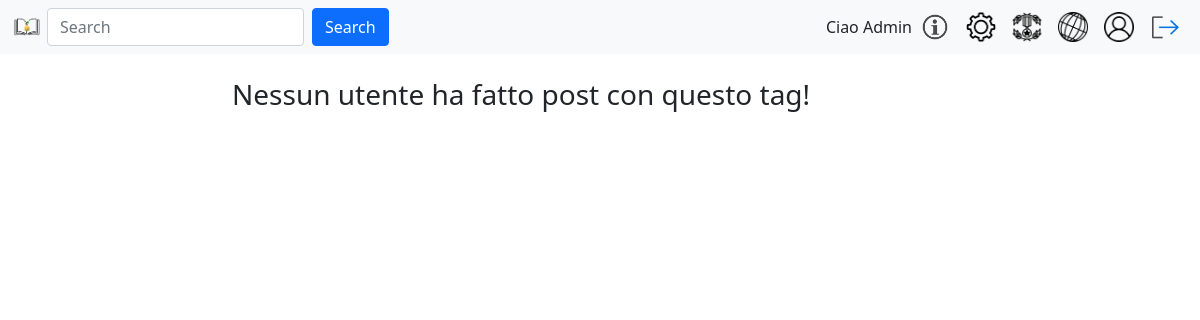
/searchingTag.php?tag=Camilleri (signed in), run on an earlier commit of the app's database.
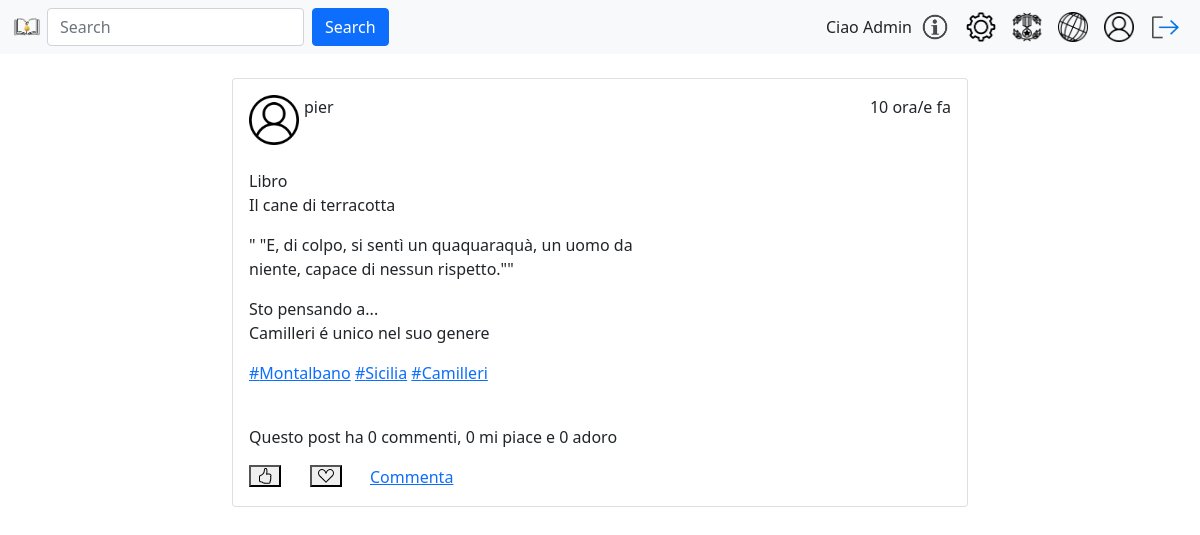
And on a later commit of the database.
### tables this page shows
CREATE TABLE `post` (
  `utenteId` int NOT NULL,
  `dataOra` datetime NOT NULL,
  `citazioneTestuale` varchar(1023) DEFAULT NULL,
  `fotoCitazione` varchar(127) DEFAULT NULL,
  `riflessione` varchar(2047) NOT NULL,
  `counterMiPiace` int NOT NULL,
  `counterAdoro` int NOT NULL,
  `libroId` int NOT NULL,
  PRIMARY KEY (`utenteId`,`dataOra`),
  UNIQUE KEY `ID_POST_IND` (`utenteId`,`dataOra`),
  KEY `REF_POST_LIBRO_IND` (`libroId`)
);

CREATE TABLE `utente` (
  `id` int NOT NULL AUTO_INCREMENT,
  `username` varchar(80) NOT NULL,
  `email` varchar(80) NOT NULL,
  `pwd` varchar(120) NOT NULL,
  `immagineProfilo` varchar(255) DEFAULT NULL,
  `isAdmin` int NOT NULL DEFAULT '0',
  `descrizione` varchar(150) DEFAULT NULL,
  `stato` int NOT NULL DEFAULT '0',
  PRIMARY KEY (`id`)
);

CREATE TABLE `libro` (
  `id` int NOT NULL AUTO_INCREMENT,
  `titolo` varchar(255) NOT NULL,
  PRIMARY KEY (`id`),
  UNIQUE KEY `ID_LIBRO_IND` (`id`)
);

### include/model/selectors.php (called while the page is built, shortened)
<?php
function getIdTagByString($stringTag){
    global $conn;
    $sql = "SELECT id from tags where testo = ?;";
    $stmt = $conn->prepare($sql);
    $stmt->bind_param("s", $stringTag);
    $stmt->execute();
    $result = $stmt->get_result();
    if ($result->num_rows > 0) {
        return $result->fetch_assoc()["id"];
    } else {
        return -1;
    }
}
function getPostByTag($tag) {
    global $conn;
    $sql = "SELECT utenteIdPost, dataOraPost FROM tagperpost WHERE tagId = ? ORDER BY dataOraPost DESC;";
    $stmt = $conn->prepare($sql);
    $stmt->bind_param("i", $tag);
    $stmt->execute();
    $result = $stmt->get_result();
    if ($result->num_rows > 0) {
        return $result->fetch_all(MYSQLI_ASSOC);
    } else {
        return -1;
    }
}
?>

### include/post.php (called while the page is built, shortened)
<?php
class Post {
    private $conn;
    public function __construct($conn) {
        $this->conn = $conn;
    }
    public function getSpecificPost($user_id, $time_post) {
        $query = "SELECT
                    (
                      SELECT COUNT(*)
                      FROM commenti c
                      WHERE p.utenteId = c.utenteIdPost AND p.dataOra = c.dataOraPost
                    ) AS numeroCommenti,
                    u.immagineProfilo, u.username, p.utenteId, p.dataOra, p.citazioneTestuale, p.fotoCitazione, p.riflessione, p.counterMiPiace, p.counterAdoro, l.titolo,
                    GROUP_CONCAT(t.testo) AS elencoTag
                  FROM
                    post p
                    INNER JOIN utente u ON p.utenteId = u.id
                    INNER JOIN libro l ON p.libroId = l.id
                    LEFT JOIN tagperpost tp ON p.utenteId = tp.utenteIdPost AND p.dataOra = tp.dataOraPost
                    LEFT JOIN tags t ON tp.tagId = t.id
                  WHERE
                    p.utenteId = ? AND p.dataOra = ?
                  GROUP BY
                    p.utenteId, p.dataOra
                  ORDER BY
                    p.dataOra DESC";
        $stmt = $this->conn->prepare($query);
        $stmt->bind_param("is", $user_id, $time_post);
        return $this->executeAndGetPosts($stmt);
    }
    private function executeAndGetPosts($stmt) {
        if (!$stmt->execute()) {
            return array();
        }
        $result = $stmt->get_result();
        $posts = $result->fetch_all(MYSQLI_ASSOC);
        return $posts;
    }
}
function time_elapsed_string($datetime, $full = false) {
    $now = new DateTime;
    $ago = new DateTime($datetime);
    $diff = $now->diff($ago);
    $diff->w = floor($diff->d / 7);
    $diff->d -= $diff->w * 7;
    $string = array(
        'y' => 'anno/i',
        'm' => 'mese/i',
        'w' => 'settimana/e',
        'd' => 'giorno/i',
        'h' => 'ora/e',
        'i' => 'minuto/i',
        's' => 'secondo/i',
    );
    foreach ($string as $k => &$v) {
        if ($diff->$k) {
            $v = $diff->$k . ' ' . $v;
        } else {
            unset($string[$k]);
        }
    }
    if (!$full) {
        $string = array_slice($string, 0, 1);
    }
    return count($string) > 0 ? implode(', ', $string) . ' fa' : 'ora';
}
?>

### include/login.model.php (called while the page is built, shortened)
<?php
require_once 'config.php';
function getDbImageName(string $username){
    global $conn;
    $sql = "SELECT immagineProfilo FROM utente WHERE username = ?";
    $stmt = $conn->prepare($sql);
    $stmt->bind_param("s", $username);
    $stmt->execute();
    $result = $stmt->get_result();
    return $result->fetch_assoc()['immagineProfilo'];
}
?>

### include/login.controller.php (called while the page is built, shortened)
<?php
function getUserImage(string $username){
    $defaultProfileImage = "images/users/default.png";
    $image = "images/users/" . getDbImageName($username);
    return $defaultProfileImage;
}
?>

### include/view/postPage.php (the view, shortened to what the changed rows need)
<?php
require_once("include/config.php");
function checkIfAlreadyLoved($userId, $dataOra) {
    global $conn;
    $utenteAttuale = $_SESSION['id'];
    $sql = "SELECT * FROM notifica WHERE tipo = 'V' AND utenteId = ? AND utenteIdPost = ? AND dataOraPost = ?;";
    $stmt = $conn->prepare($sql);
    $stmt->bind_param("iis",$userId, $utenteAttuale, $dataOra);
    $stmt->execute();
    $result = $stmt->get_result();
    if ($result->num_rows > 0) {
        return true;
    } else {
        return false;
    }
}
function checkIfAlreadyLiked($userId, $dataOra) {
    global $conn;
    $utenteAttuale = $_SESSION['id'];
    $sql = "SELECT * FROM notifica WHERE tipo = 'K' AND utenteId = ? AND utenteIdPost = ? AND dataOraPost = ?;";
    $stmt = $conn->prepare($sql);
    $stmt->bind_param("iis",$userId ,$utenteAttuale ,$dataOra);
    $stmt->execute();
    $result = $stmt->get_result();
    if ($result->num_rows > 0) {
        return true;
    } else {
        return false;
    }
}
?>
<section id="userPosts">
        <div class="col-md-12">
                <?php
                  if (empty($posts)) {
                      echo '<p>Nessun post disponibile in questa sezione. Puoi saperne di più nella pagina informazioni! </p>';
                  } else {
                      foreach ($posts as $post):
                ?>
                <article>
                    <div class="card">
                        <div class="card-body">
                            <div class="d-inline-flex w-100">
                              <div class="post flex-fill align-bottom">
                                  <a href="profilePage.php?id=<?= $post['utenteId']; ?>">
                                      <img class="post-img" src="<?= getUserImage($post['username']); ?>" alt="Immagine profilo" />
                                  </a>
                              </div>
                                <div class="align-bottom w-25">
                                    <p><?= $post['username']; ?></p>
                                </div>
                                <div class="flex-fill align-bottom float-left text-end">
                                    <p><?= time_elapsed_string($post['dataOra']); ?></p>
                                </div>
                            </div>
                            <div class="row">
                                <div class="col-md-7">
                                  <br/>
                                    <div class="row">
                                        <p>Libro <br/> <?= $post['titolo']; ?></p>
                                    </div>
                                    <?php if (!empty($post['citazioneTestuale'])): ?>
                                        <div class="row">
                                            <p>"<?= $post['citazioneTestuale']; ?>"</p>
                                        </div>
                                    <?php endif; ?>
                                    <div class="row">
                                        <p>Sto pensando a... <br/> <?= $post['riflessione']; ?></p>
                                    </div>
                                     <div class="row">
                                      <?php if (!empty($post['elencoTag'])): ?>
                                        <div class="row">
                                            <p>
                                                <?php
                                                $tags = explode(',', $post['elencoTag']);
                                                foreach ($tags as $tag) {
                                                  $tagUrl = 'searchingTag.php?tag=' . urlencode($tag);
                                                  echo '<a href="' . $tagUrl . '">#' . $tag . '</a> ';
                                                }
                                                ?>
                                            </p>
                                        </div>
                                    <?php endif; ?>
                                    </div>
                                </div>
                            </div>
                            <br/>
                            <div class="row">
                              <p>Questo post ha <?= $post['numeroCommenti']; ?> commenti, <span class="like-count"><?= $post['counterMiPiace']; ?></span> mi piace e <span class="love-count"><?= $post['counterAdoro']; ?></span> adoro</p>
                            </div>
                            <div class="row">
                              <?php
                                $isLikeCheck = checkIfAlreadyLiked($post['utenteId'], $post['dataOra']);
                                $okLE = $isLikeCheck ? "0" : "1";
                              ?>
                              <div class="col-md-1 col-3">
                                <button class="like-button bi-hand-thumbs-up likeButton" data-utenteID="<?= $post['utenteId']; ?>" data-dataOra="<?= $post['dataOra']; ?>">
                                    <svg xmlns="http://www.w3.org/2000/svg" width="16" height="16" fill="currentColor" class="bi bi-hand-thumbs-up emptyThumb" data-mustShow="<?= $okLE ?>" viewBox="0 0 16 16">
                                        <path d="M8.864.046C7.908-.193 7.02.53 6.956 1.466c-.072 1.051-.23 2.016-.428 2.59-.125.36-.479 1.013-1.04 1.639-.557.623-1.282 1.178-2.131 1.41C2.685 7.288 2 7.87 2 8.72v4.001c0 .845.682 1.464 1.448 1.545 1.07.114 1.564.415 2.068.723l.048.03c.272.165.578.348.97.484.397.136.861.217 1.466.217h3.5c.937 0 1.599-.477 1.934-1.064a1.86 1.86 0 0 0 .254-.912c0-.152-.023-.312-.077-.464.201-.263.38-.578.488-.901.11-.33.172-.762.004-1.149.069-.13.12-.269.159-.403.077-.27.113-.568.113-.857 0-.288-.036-.585-.113-.856a2 2 0 0 0-.138-.362 1.9 1.9 0 0 0 .234-1.734c-.206-.592-.682-1.1-1.2-1.272-.847-.282-1.803-.276-2.516-.211a10 10 0 0 0-.443.05 9.4 9.4 0 0 0-.062-4.509A1.38 1.38 0 0 0 9.125.111zM11.5 14.721H8c-.51 0-.863-.069-1.14-.164-.281-.097-.506-.228-.776-.393l-.04-.024c-.555-.339-1.198-.731-2.49-.868-.333-.036-.554-.29-.554-.55V8.72c0-.254.226-.543.62-.65 1.095-.3 1.977-.996 2.614-1.708.635-.71 1.064-1.475 1.238-1.978.243-.7.407-1.768.482-2.85.025-.362.36-.594.667-.518l.262.066c.16.04.258.143.288.255a8.34 8.34 0 0 1-.145 4.725.5.5 0 0 0 .595.644l.003-.001.014-.003.058-.014a9 9 0 0 1 1.036-.157c.663-.06 1.457-.054 2.11.164.175.058.45.3.57.65.107.308.087.67-.266 1.022l-.353.353.353.354c.043.043.105.141.154.315.048.167.075.37.075.581 0 .212-.027.414-.075.582-.05.174-.111.272-.154.315l-.353.353.353.354c.047.047.109.177.005.488a2.2 2.2 0 0 1-.505.805l-.353.353.353.354c.006.005.041.05.041.17a.9.9 0 0 1-.121.416c-.165.288-.503.56-1.066.56z"/>
                                    </svg>
                                </button>
                            </div>
                            <?php
                              $isCheck = checkIfAlreadyLoved($post['utenteId'], $post['dataOra']);
                              $okE = $isCheck ? "0" : "1";
                            ?>
                            <div class="col-md-1 col-3">
                              <button class="love-button bi-suit-heart loveButton" data-utenteID="<?= $post['utenteId']; ?>" data-dataOra="<?= $post['dataOra']; ?>">
                                  <svg xmlns="http://www.w3.org/2000/svg" width="16" height="16" fill="currentColor" class="bi bi-suit-heart emptyHeart" data-mustShow="<?= $okE ?>" viewBox="0 0 16 16">
                                    <path d="m8 6.236-.894-1.789c-.222-.443-.607-1.08-1.152-1.595C5.418 2.345 4.776 2 4 2 2.324 2 1 3.326 1 4.92c0 1.211.554 2.066 1.868 3.37.337.334.721.695 1.146 1.093C5.122 10.423 6.5 11.717 8 13.447c1.5-1.73 2.878-3.024 3.986-4.064.425-.398.81-.76 1.146-1.093C14.446 6.986 15 6.131 15 4.92 15 3.326 13.676 2 12 2c-.777 0-1.418.345-1.954.852-.545.515-.93 1.152-1.152 1.595zm.392 8.292a.513.513 0 0 1-.784 0c-1.601-1.902-3.05-3.262-4.243-4.381C1.3 8.208 0 6.989 0 4.92 0 2.755 1.79 1 4 1c1.6 0 2.719 1.05 3.404 2.008.26.365.458.716.596.992a7.6 7.6 0 0 1 .596-.992C9.281 2.049 10.4 1 12 1c2.21 0 4 1.755 4 3.92 0 2.069-1.3 3.288-3.365 5.227-1.193 1.12-2.642 2.48-4.243 4.38z"/>
                                  </svg>
                              </button>
                          </div>
                          <div class="col-md-4 col-6">
                              <a href="comments.php?userIdPost=<?= $post['utenteId']; ?>&timePost=<?=  $b = str_replace(" ","+",$post['dataOra']); ?>">Commenta</a>
                          </div>
                      </div>
                        </div>
                    </div>
                </article>
                <br/>
            <?php endforeach; }
            ?>
        </div>
</section>

### searchingTag.php (shortened to what the changed rows need)
<?php
require_once("include/model/selectors.php");
require_once 'include/post.php';
$post = new Post($conn);
$tagExist = true;
$idTag = getIdTagByString($_GET["tag"]);
if ($idTag < 0) {
    $tagExist = false;
}
$posts = array();
if ($tagExist) {
    $tmp = getPostByTag($idTag);
    foreach ($tmp as $row) {
        $tmp1 = $post->getSpecificPost($row["utenteIdPost"], $row["dataOraPost"]);
        array_push($posts,$tmp1[0]);
    }
}
?>
<!DOCTYPE html>
<html lang="it">
  <head>
    <link href="https://cdn.jsdelivr.net/npm/bootstrap@5.1.3/dist/css/bootstrap.min.css" rel="stylesheet"
>
    <link rel="stylesheet" type="text/css" href="css/landingPage.css">
  </head>
  <body>
    <br/>
    <main class="container">
      <div class="row">
        <div class="col-md-8">
          <?php if ($tagExist) {
                require("include/view/postPage.php");
          } else {
            echo "<h3>Nessun utente ha fatto post con questo tag!</h3>";
          } ?>
        </div>
      </div>
    </main>
  </body>
</html>

What changed in the data, as far as the page shows it:
added post: utenteId.username "pier", dataOra "10 ora/e fa", libroId.titolo "Il cane di terracotta", citazioneTestuale "\"E, di colpo, si sentì un quaquaraquà, un uomo da niente, capace di nessun rispetto.\"", riflessione "Camilleri é unico nel suo genere", tag "Montalbano", tag "Sicilia", tag "Camilleri", numeroCommenti "0", counterMiPiace "0", counterAdoro "0", $okLE 1 (drawn), $okE 1 (drawn)
Also different on the page:
text no longer shown: "Nessun utente ha fatto post con questo tag!"
